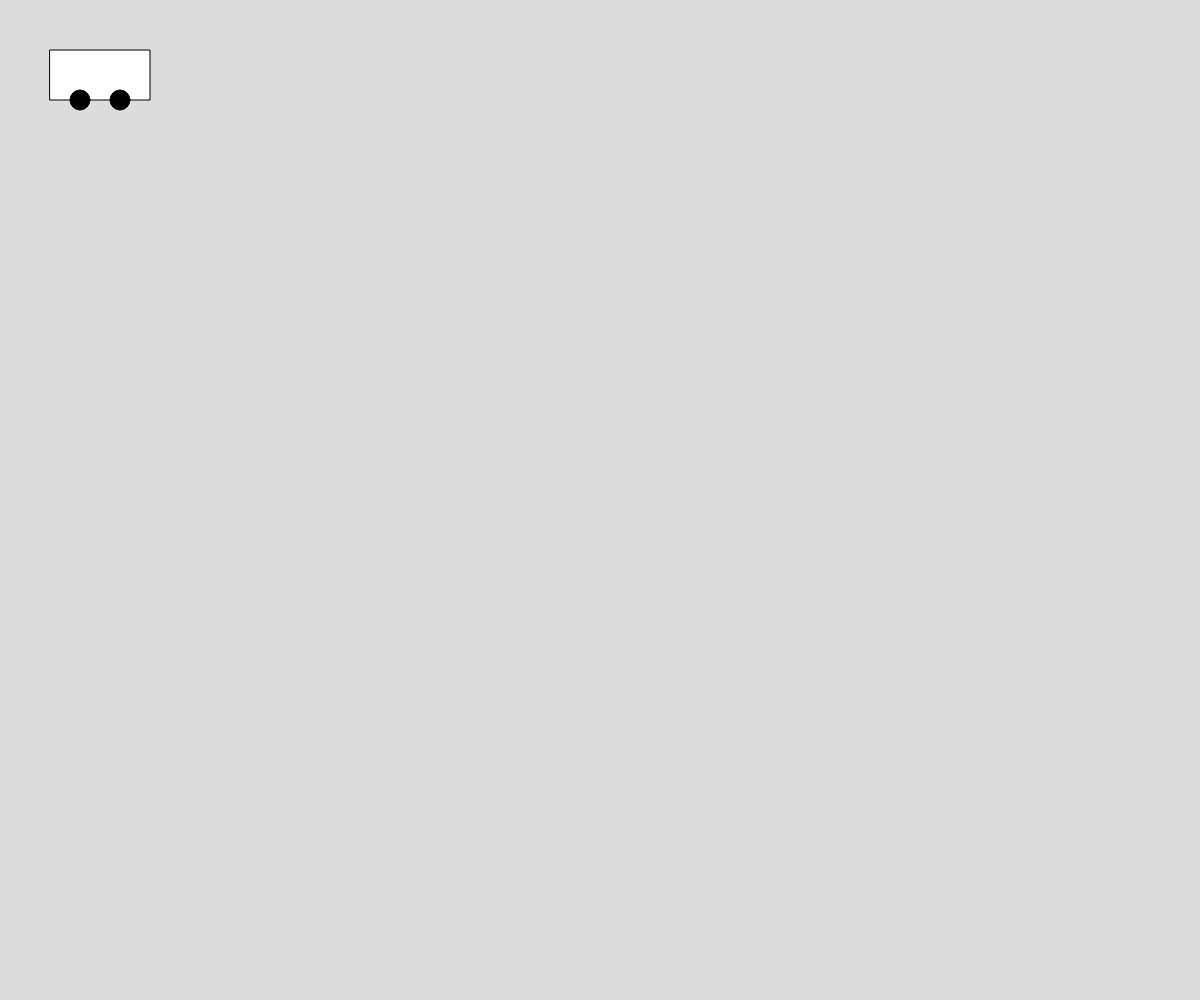
Frame 1 (no input)
Frame 60 (no input): identical to frame 1, image omitted
Frame 120 (the mouse pressed at the canvas centre since frame 60): identical to frame 1, image omitted

The p5.js sketch that drew this single still picture (run headless with seeded random() and noise() and a simulated clock; from frame 60 on, the mouse is pressed at the canvas centre):

// p5.js sketch
// ── sketch.js
// p5 drawing basics
// Aaren Fladeland
// Sept 12, 2023
//
// Extra for Experts:
// Driving the bus

let busX = 0, busY = 0;
let groundY = 0;
function setup() {
  createCanvas(windowWidth, windowHeight);
}

function draw() {
  background(220);

  drawbus();
  movebus();
}
function drawbus(){
  fill(255);
  rect(50+busX,50+busY,100,50);
  fill(0);
  circle(80+busX,100+busY,20);
  circle(120+busX,100+busY,20);
}
function movebus(){
  if (keyIsPressed){
    if(keyCode===LEFT_ARROW){
      busX = busX - 10;
    }
    if(keyCode===RIGHT_ARROW){
      busX = busX + 10;
    }
    if(keyCode===UP_ARROW){
      busY = busY + 10;
    }
    if(keyCode===DOWN_ARROW){
      busY = busY - 10;
    }
}
}
function drawground(){
  fill(111);
  rect(300+groundY,100,100);
}
function moveground(){
  if (keyIsPressed){
    if(keyCode===UP_ARROW){
      groundY = groundY + 10;
    }
    if(keyCode===DOWN_ARROW){
      groundY = groundY - 10;
    }
  }
}


/*function keyPressed(){
  print ("key: ", key, "\tkeyCode:", keyCode);
  if(keyCode===LEFT_ARROW){
    busX = busX - 10;
  }
  if(keyCode===RIGHT_ARROW){
    busX = busX + 10;
  }
}
*/
